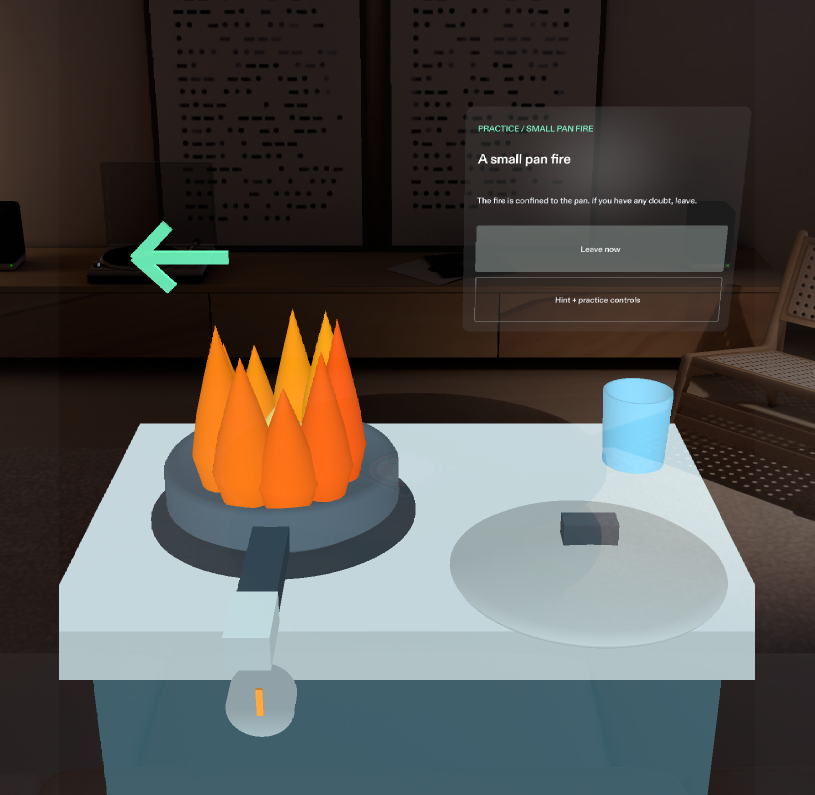
#> input picture devpost/screenshots/02-small-pan-fire.png, 1629 x 1590 px (shown at 1/2 size)
$ python render_devpost_cover.py
#> lines starting #> are read from the running program, lines starting #| are printed output that depends on the picture
"""Render a 3:2 Devpost cover with room around all text and the native frame."""
from pathlib import Path
from PIL import Image, ImageDraw, ImageFont

ROOT = Path(__file__).resolve().parents[1]
FRAME = ROOT / "devpost/screenshots/02-small-pan-fire.png"
TARGET = ROOT / "devpost/screenshots/00-devpost-cover.jpg"
BOLD = "/System/Library/Fonts/Supplemental/Arial Bold.ttf"
REGULAR = "/System/Library/Fonts/Supplemental/Arial.ttf"


def render():
    (ROOT / "artifacts/media").mkdir(parents=True, exist_ok=True)
    image = Image.new("RGB", (1500, 1000), "#10191f")
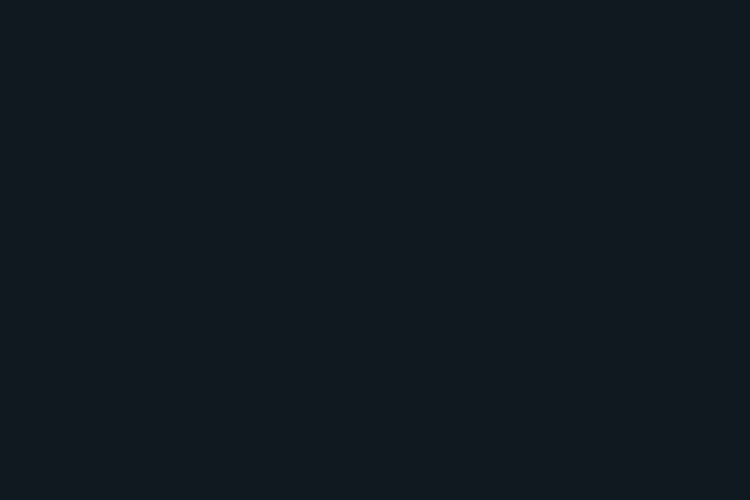
#> image: PIL image 1500x1000 RGB (shown at 1/2 size); mean R, G, B 16, 25, 31
    draw = ImageDraw.Draw(image)
    draw.rectangle((0, 0, 14, 1000), fill="#74e5b8")
    draw.text((100, 94), "TWO MINUTES", font=ImageFont.truetype(BOLD, 42), fill="#74e5b8")
    for y, text in [(243, "Know when"), (365, "to leave.")]:
        face = ImageFont.truetype(BOLD, 108)
        assert 94 + draw.textlength(text, font=face) < 740
        draw.text((94, y), text, font=face, fill="#f4f6f5")
    for y, text in [(539, "Kitchen fire practice"), (589, "for SPECS.")]:
        draw.text((100, y), text, font=ImageFont.truetype(REGULAR, 38), fill="#a6b8be")
    draw.rounded_rectangle((100, 742, 680, 826), radius=14, fill="#24483e")
    draw.text((124, 766), "Two scenarios. One decision.", font=ImageFont.truetype(BOLD, 32), fill="#74e5b8")
    native = Image.open(FRAME).convert("RGB")
#> native is the input picture: PIL image 1629x1590 RGB; mean R, G, B 82.4, 80.5, 77
    native.thumbnail((630, 650), Image.Resampling.LANCZOS)
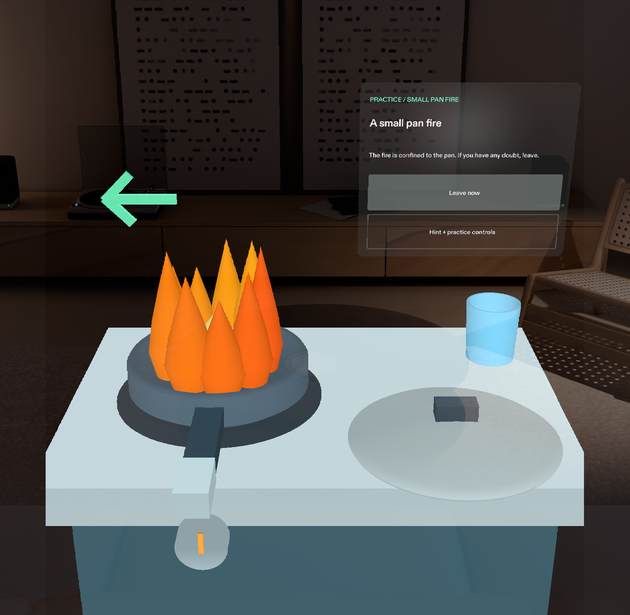
#> native: PIL image 630x615 RGB; mean R, G, B 82.4, 80.5, 77
    image.paste(native, (780 + (630-native.width)//2, (1000-native.height)//2))
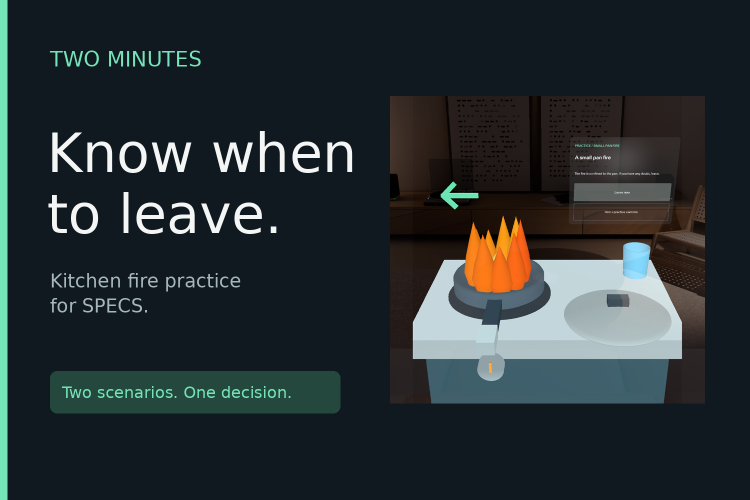
#> image: PIL image 1500x1000 RGB (shown at 1/2 size); mean R, G, B 39.1, 47.4, 49.7
    draw.text((780, 848), "LENS STUDIO PREVIEW", font=ImageFont.truetype(BOLD, 24), fill="#a6b8be")
    TARGET.parent.mkdir(parents=True, exist_ok=True)
    image.save(TARGET, quality=95)
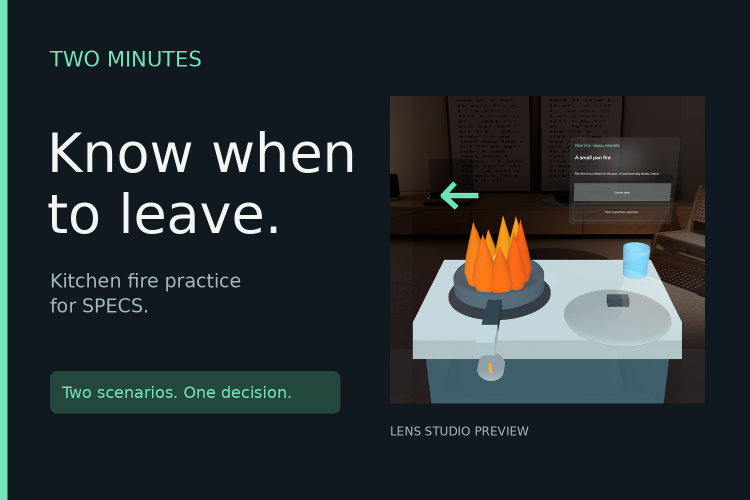
#> saved as 00-devpost-cover.jpg: PIL image 1500x1000 RGB (shown at 1/2 size); mean R, G, B 39.2, 47.6, 49.9
    preview = image.copy()
    preview.thumbnail((300, 200), Image.Resampling.LANCZOS)
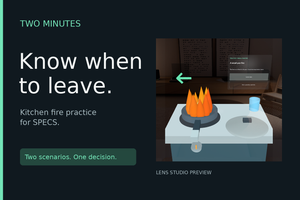
#> preview: PIL image 300x200 RGB; mean R, G, B 39.2, 47.6, 49.8
    preview.save(ROOT / "artifacts/media/devpost-card-check.jpg", quality=95)
    print(f"Saved 1500 x 1000 cover: {TARGET}")


if __name__ == "__main__":
    render()

$ run again, with devpost/screenshots/01-practice-start.png copied over devpost/screenshots/02-small-pan-fire.png
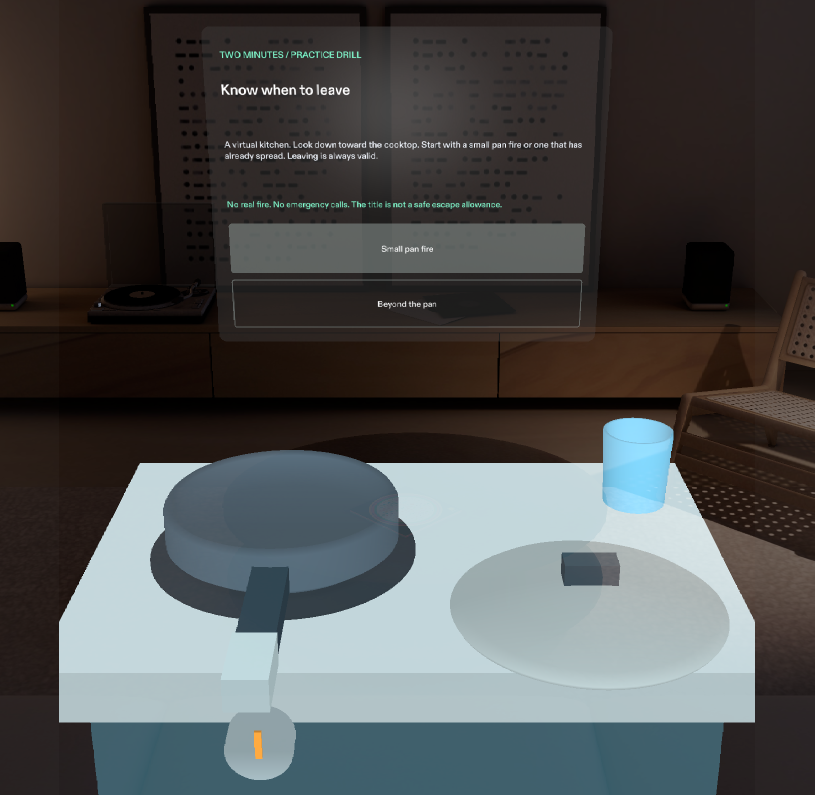
#> input picture devpost/screenshots/01-practice-start.png, 1629 x 1590 px (shown at 1/2 size)
#> in render, native is the input picture: PIL image 1629x1590 RGB; mean R, G, B 76.8, 78.4, 78.2
#> native: PIL image 630x615 RGB
#> in render, `image.save(TARGET, quality=95)`:
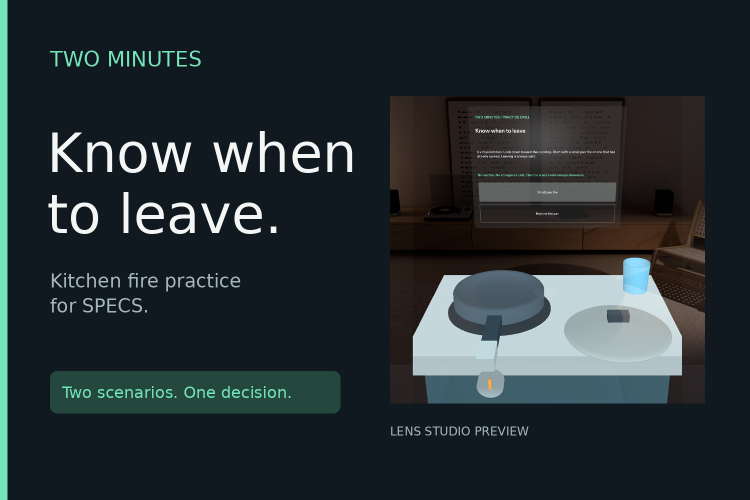
#> saved as 00-devpost-cover.jpg: PIL image 1500x1000 RGB (shown at 1/2 size); mean R, G, B 37.8, 47.1, 50.2
#> in render, `preview.thumbnail((300, 200), Image.Resampling.LANCZOS)`:
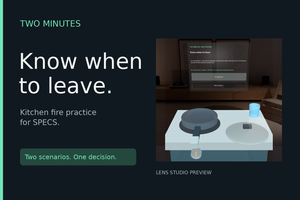
#> preview: PIL image 300x200 RGB; mean R, G, B 37.8, 47, 50.1

$ run again, with devpost/screenshots/03-contained-debrief.png copied over devpost/screenshots/02-small-pan-fire.png
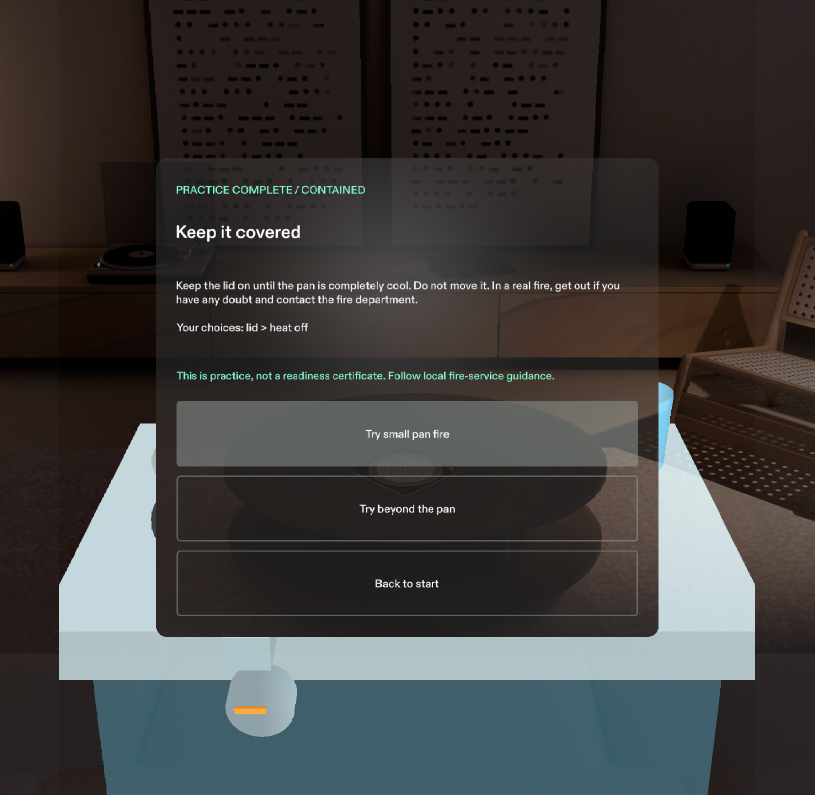
#> input picture devpost/screenshots/03-contained-debrief.png, 1629 x 1590 px (shown at 1/2 size)
#> in render, native is the input picture: PIL image 1629x1590 RGB; mean R, G, B 63.1, 62.5, 61.6
#> native: PIL image 630x615 RGB
#> in render, `image.save(TARGET, quality=95)`:
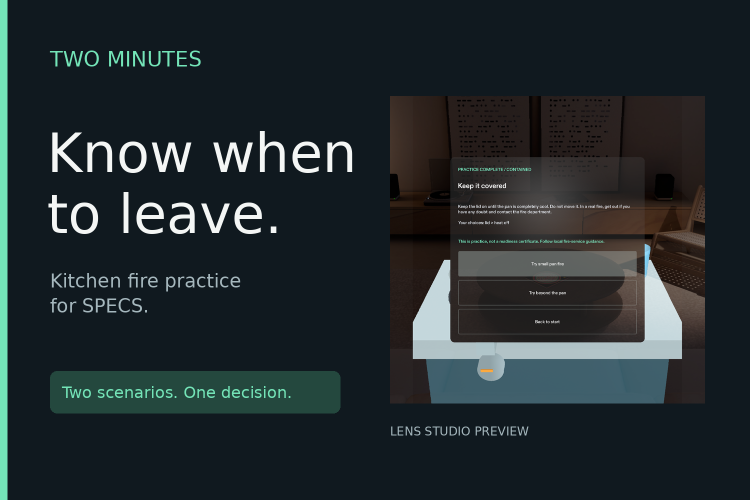
#> saved as 00-devpost-cover.jpg: PIL image 1500x1000 RGB (shown at 1/2 size); mean R, G, B 34.2, 43, 45.9
#> in render, `preview.thumbnail((300, 200), Image.Resampling.LANCZOS)`:
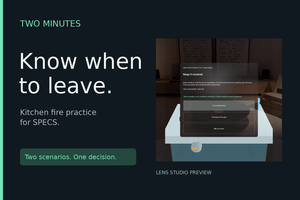
#> preview: PIL image 300x200 RGB; mean R, G, B 34.2, 42.9, 45.8
